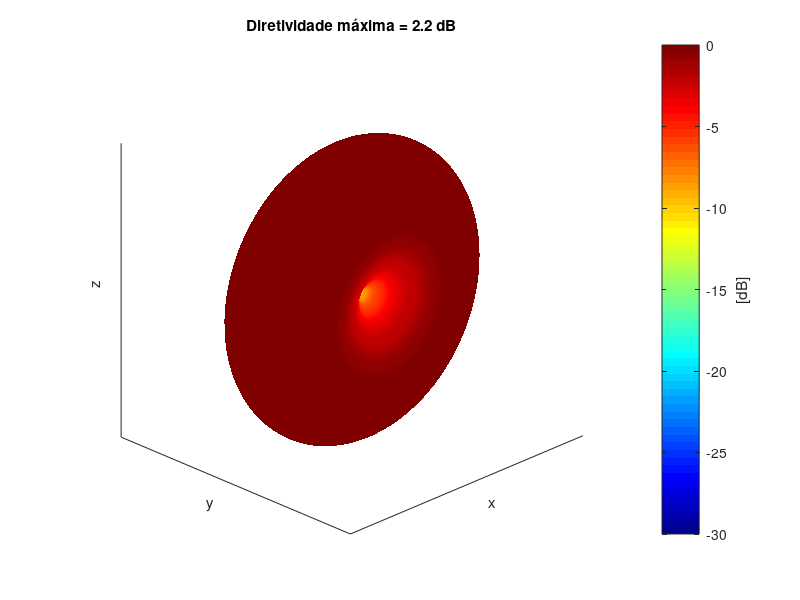

Write the MATLAB code that produced this figure.
function saveIdealDipoleDirectivity()
  c = 299792458;
  f = 433e6;
  eta = 120*pi;
  w = 2*pi*f;
  lambda = c/f;
  k = w/c;

  %P_in = 1;
  %C_in = 2.435;
  %I_0 = sqrt(P_in/C_in/eta*8*pi);

  dipole_length = 0.5;
  L = dipole_length*lambda;
  theta = linspace(1e-3, pi-1e-3, 90);
  phi = linspace(-pi, pi, 90);
  [THETA, PHI] = meshgrid(theta, phi);

  A = eta/2/pi;
  C = cos(k*L/2*cos(THETA)) - cos(k*L/2);
  E = sin(THETA);
  rE = A .* C ./ E;
  rE(THETA==0) = 0;
  rE = abs(rE);

##  W_ar = 1/2/eta*rE.*rE;
##  C = cos(k*L/2*cos(theta)) - cos(k*L/2);
##  D = C.*C ./ sin(theta) * pi/(length(theta)-1);
##  D(theta==0) = 0;
##  P_in = eta/4/pi*sum(D)/radiatedPower;
##  I_0 = 1/sqrt(P_in);
##  rE *= 1000*I_0;

##  min_rE = min(min(rE));
##  max_rE = max(max(rE));
  C = cos(k*L/2*cos(theta)) - cos(k*L/2);

  U = rE.*rE/2/eta;
##  P_rad = sum(sum(U.*sin(THETA)))*pi/length(theta)*2*pi/length(phi);
  P_rad = eta/4/pi*sum(C.*C./sin(theta))*pi/length(theta)
  U_iso = P_rad/4/pi;
  D = U/U_iso;
  D_dB = 10*log10(D);

  XX = D.*sin(THETA).*cos(PHI);
  YY = D.*sin(THETA).*sin(PHI);
  ZZ = D.*cos(THETA);

  figure('visible', 'on');
  hold on;

  h = surf(XX, YY, ZZ, D_dB, 'linestyle', 'none', 'facecolor', 'interp');
  rotate(h, [0 1 0], 90);
  rotate(h, [0 0 1], 90);

  xlabel('x');
  ylabel('y');
  zlabel('z');
  xticks([]);
  yticks([]);
  zticks([]);
  grid on;
  colormap jet;
  cb = colorbar;
  caxis([-30 0]);
  ylabel(cb, '[dB]');
  axis equal;
  view(-45,25);
  title(['Diretividade máxima = ', num2str(max(max(D_dB)),2), ' dB']);

  dipole_length = strjoin(strsplit(num2str(dipole_length), '.'), '-');
##  in = input("Enter 1 to continue\nEnter 2 to cancel\n");
##  if in==1
    saveas(gcf, ['rE ', dipole_length, '.png']);
##  end
end
